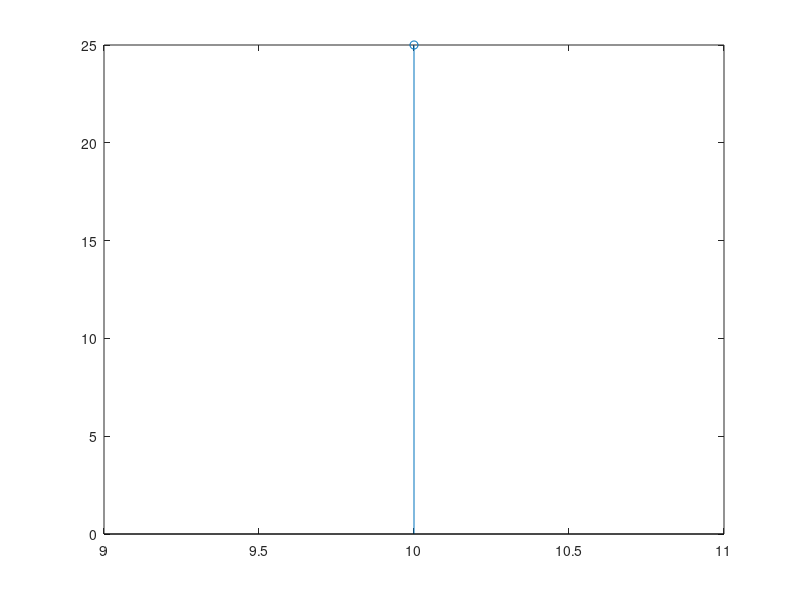

Write the MATLAB code that produced this figure.
%Convolution using equations method
clear all
clc
iv1=input("index value from where x starts")
iv2=input("index value from where h starts")
x=input("Discrete values of function x in [ ]:");
h=input("Discrete values of function y in [ ]:");
y=h;
l=length(x)+length(h)-1;
h=[h,zeros(1,l-length(h))];
s=zeros(1,l);
for n=1:l
for m=1:length(x)
    if n-m+1>0
            s(n)=s(n)+x(m)*h(n-m+1);            
        end
end
end
s
f=(iv1+iv2:iv1+iv2+l-1)
stem(f,s)